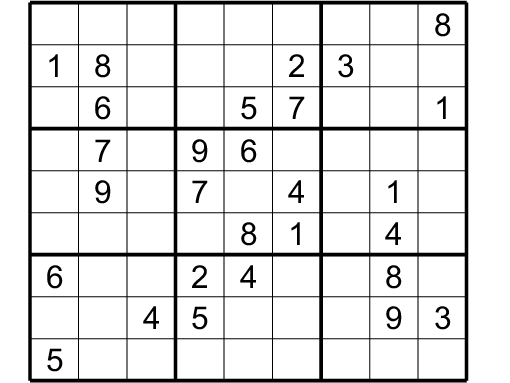
#> input picture images.png, 510 x 383 px
$ python -i detect.py   (imports and definitions only)
#> lines starting #> are read from the running program, lines starting #| are printed output that depends on the picture; after the words box and inside, x2 and y2 are one past the last pixel; in counts of white or black regions, pixels touching at a corner belong together
#> further down, picture is the input picture: shape (383, 510, 3); min 0, max 255, mean 228.4
# import the necessary packages
from imutils.perspective import four_point_transform
from skimage.segmentation import clear_border
import numpy as np
import imutils
import cv2


def find_puzzle(image):
    # convert the image to grayscale and blur it slightly
    gray = cv2.cvtColor(image, cv2.COLOR_BGR2GRAY)
    blurred = cv2.GaussianBlur(gray, (7, 7), 3)
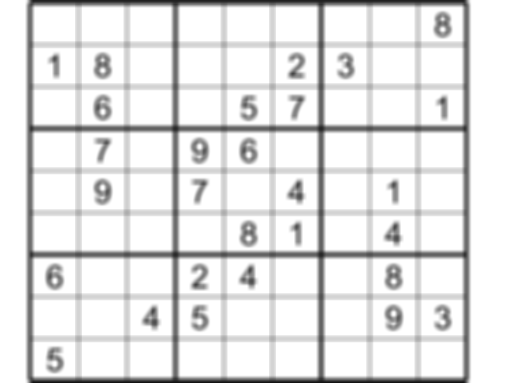
#> blurred: shape (383, 510); min 20, max 255, mean 228.2

    # apply adaptive thresholding and then invert the threshold map
    thresh = cv2.adaptiveThreshold(blurred, 255,
                                   cv2.ADAPTIVE_THRESH_GAUSSIAN_C, cv2.THRESH_BINARY, 11, 2)
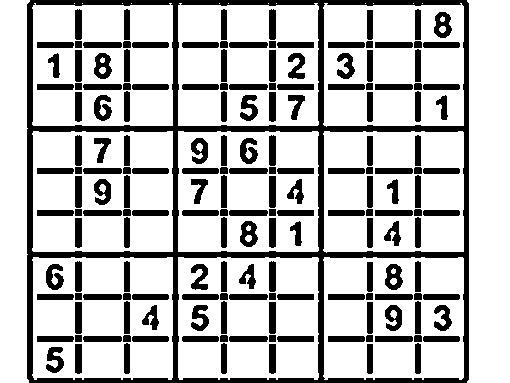
#> thresh: shape (383, 510); 75% white; 173 black regions, largest, box (x1, y1, x2, y2) and area: (27, 0, 469, 383) 17490, (94, 53, 112, 79) 303, (434, 12, 452, 38) 302
    thresh = cv2.bitwise_not(thresh)
#> thresh: shape (383, 510); 25% white; 173 white regions

    # find contours in the thresholded image and sort them by size in
    # descending order
    cnts = cv2.findContours(thresh.copy(), cv2.RETR_EXTERNAL,
                            cv2.CHAIN_APPROX_SIMPLE)
#> cnts = 1 contour; box (x1, y1, x2, y2) and area: (27, 0, 469, 383) 168438
    cnts = imutils.grab_contours(cnts)
    cnts = sorted(cnts, key=cv2.contourArea, reverse=True)

    # initialize a contour that corresponds to the puzzle outline
    puzzleCnt = None

    # loop over the contours
    for c in cnts:
        # approximate the contour
        peri = cv2.arcLength(c, True)
        approx = cv2.approxPolyDP(c, 0.02 * peri, True)

        # if our approximated contour has four points, then we can
        # assume we have found the outline of the puzzle
        if len(approx) == 4:
            puzzleCnt = approx
            break
#> this loop made 1 pass
#> (peri, puzzleCnt) on pass 1: (1642.4, [[30, 0], [29, 382], [466, 382], [466, 0]])

    # if the puzzle contour is empty then our script could not find
    # the outline of the sudoku puzzle so raise an error
    if puzzleCnt is None:
        print('No sudoku image found')
        return

    # check to see if we are visualizing the outline of the detected
    # sudoku puzzle

    # apply a four point perspective transform to both the original
    # image and grayscale image to obtain a top-down birds eye view
    # of the puzzle
    puzzle = four_point_transform(image, puzzleCnt.reshape(4, 2))
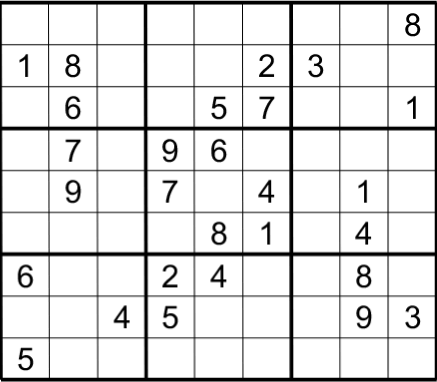
#> puzzle: shape (382, 437, 3); min 0, max 255, mean 225.5
    warped = four_point_transform(gray, puzzleCnt.reshape(4, 2))

    # return a 2-tuple of puzzle in both RGB and grayscale
    return (puzzle, warped)


def extract_digit(cell):
    # apply automatic thresholding to the cell and then clear any
    # connected borders that touch the border of the cell
    thresh = cv2.threshold(cell, 0, 255,
                           cv2.THRESH_BINARY_INV | cv2.THRESH_OTSU)[1]
    thresh = clear_border(thresh)

    # find contours in the thresholded cell
    cnts = cv2.findContours(thresh.copy(), cv2.RETR_EXTERNAL,
                            cv2.CHAIN_APPROX_SIMPLE)
    cnts = imutils.grab_contours(cnts)

    # if no contours were found than this is an empty cell
    if len(cnts) == 0:
        return None

    # otherwise, find the largest contour in the cell and create a
    # mask for the contour
    c = max(cnts, key=cv2.contourArea)
    mask = np.zeros(thresh.shape, dtype="uint8")
    cv2.drawContours(mask, [c], -1, 255, -1)

    # compute the percentage of masked pixels relative to the total
    # area of the image
    (h, w) = thresh.shape
    percentFilled = cv2.countNonZero(mask) / float(w * h)

    # if less than 3% of the mask is filled then we are looking at
    # noise and can safely ignore the contour
    if percentFilled < 0.03:
        return None

    # apply the mask to the thresholded cell
    digit = cv2.bitwise_and(thresh, thresh, mask=mask)

    # return the digit to the calling function
    return digit

>>> import cv2
>>> picture = cv2.imread('images.png')
>>> result = find_puzzle(picture)

$ run again, on puzzle.png
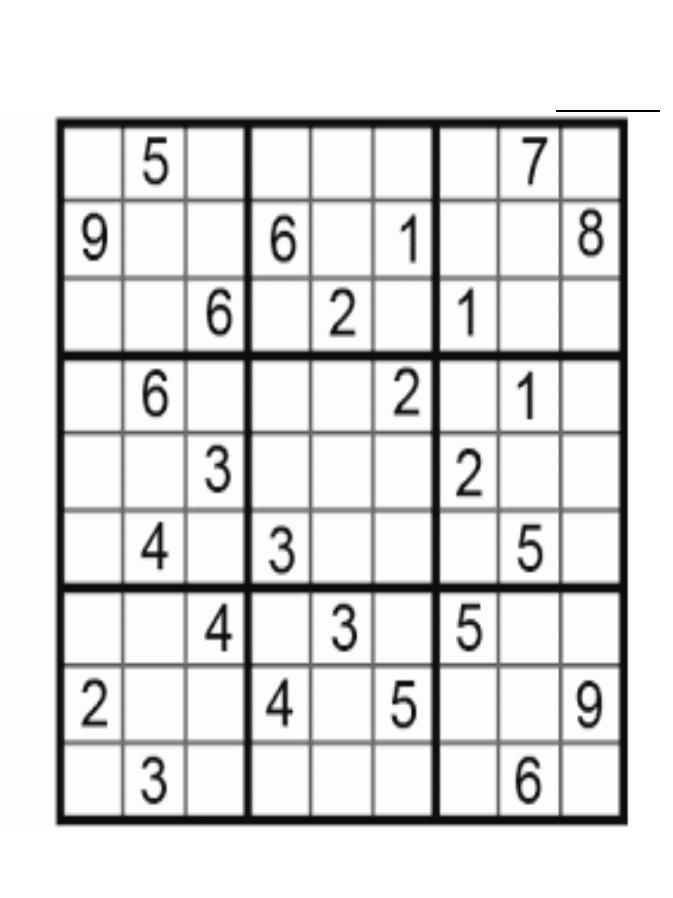
#> input picture puzzle.png, 673 x 898 px
#> picture is the input picture: shape (898, 673, 3); mean B, G, R 223, 223, 223
#> in find_puzzle, `thresh = cv2.adaptiveThreshold(blurred, 255, cv2.ADAPTIVE_THRESH_GAUSS..`:
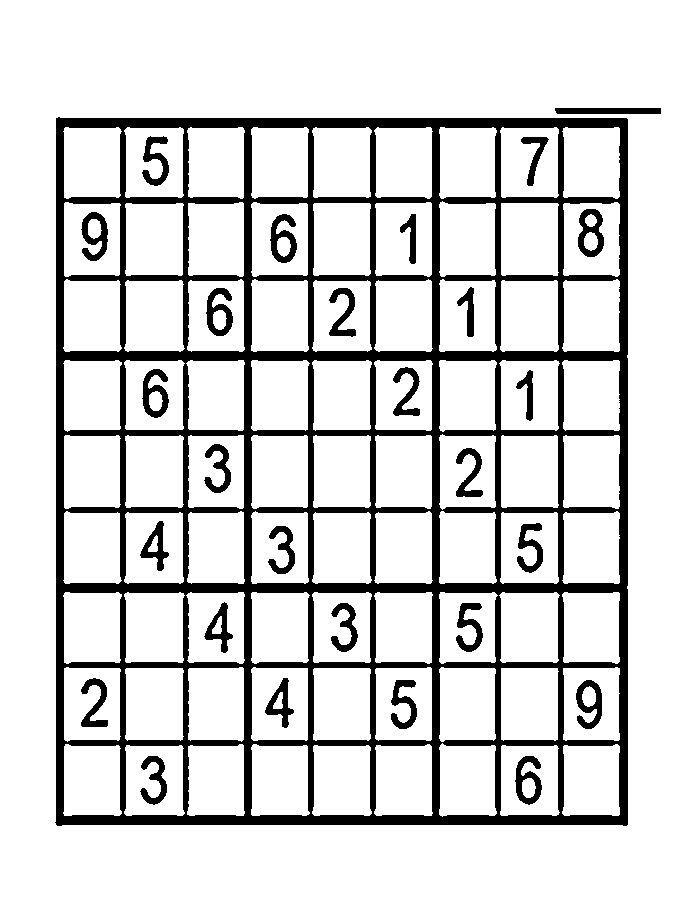
#> thresh: shape (898, 673); 83.5% white; 28 black regions, largest, box (x1, y1, x2, y2) and area: (55, 117, 628, 826) 84279, (270, 214, 297, 263) 676, (81, 212, 108, 261) 675
#> cnts = 2 contours; box (x1, y1, x2, y2) and area: (55, 117, 628, 826) 403132, (555, 108, 661, 114) 522
#> the loop in find_puzzle, `for c in cnts:` made 1 pass
#> (peri, puzzleCnt) on pass 1: (2558.4, [[56, 118], [56, 824], [626, 825], [627, 119]])
#> in find_puzzle, `puzzle = four_point_transform(image, puzzleCnt.reshape(4, 2))`:
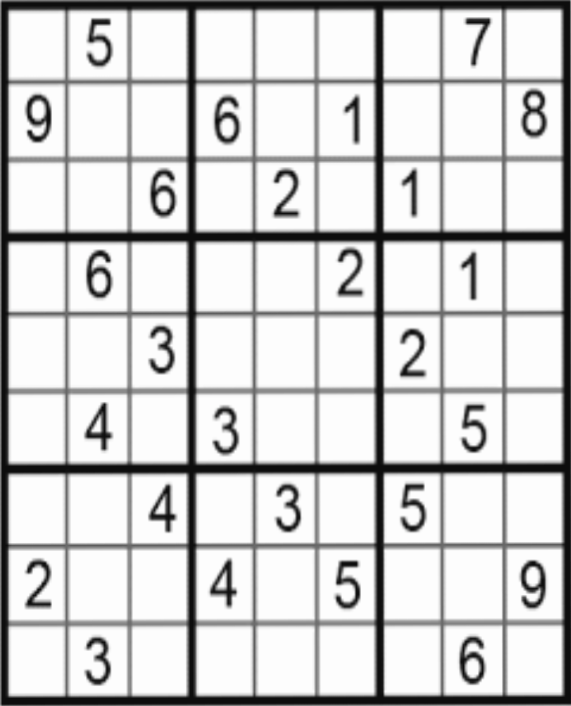
#> puzzle: shape (706, 571, 3); mean B, G, R 208.4, 208.4, 208.4

$ run again, on template.jpg
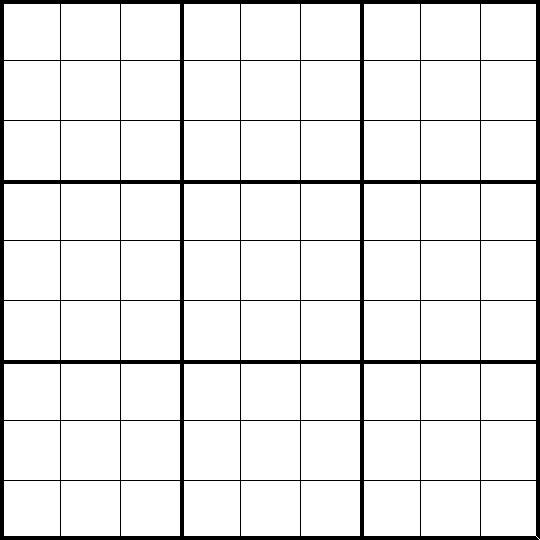
#> input picture template.jpg, 540 x 540 px
#> picture is the input picture: shape (540, 540, 3); min 0, max 255, mean 234.5
#> in find_puzzle, `thresh = cv2.adaptiveThreshold(blurred, 255, cv2.ADAPTIVE_THRESH_GAUSS..`:
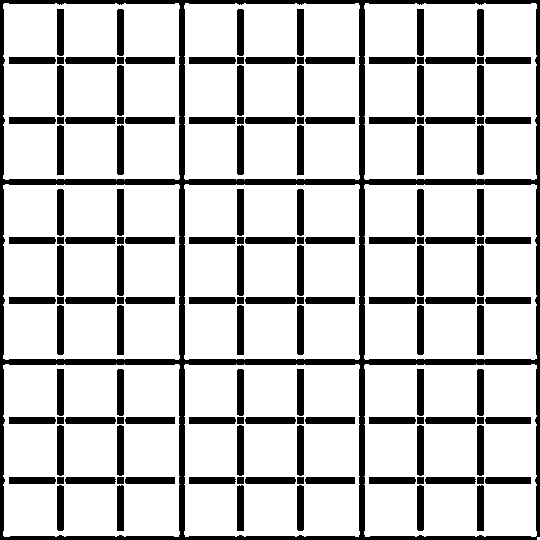
#> thresh: shape (540, 540); 79.8% white; 145 black regions, largest, box (x1, y1, x2, y2) and area: (0, 0, 540, 540) 20766, (245, 117, 296, 124) 350, (245, 237, 296, 244) 350
#> in find_puzzle, `cnts = cv2.findContours(thresh.copy(), cv2.RETR_EXTERNAL, cv2.CHAIN_AP..`: cnts = 1 contour; box (x1, y1, x2, y2) and area: (0, 0, 540, 540) 290512
#> in find_puzzle, `cnts = imutils.grab_contours(cnts)`: cnts = 1 item
#> the loop in find_puzzle, `for c in cnts:` made 1 pass
#> (peri, puzzleCnt) on pass 1: (2155.4, [[0, 0], [0, 539], [536, 539], [539, 0]])
#> in find_puzzle, `puzzle = four_point_transform(image, puzzleCnt.reshape(4, 2))`:
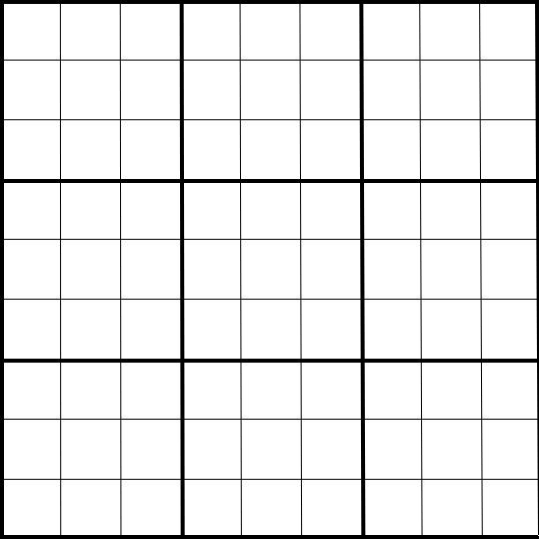
#> puzzle: shape (539, 539, 3); min 0, max 255, mean 235.1
